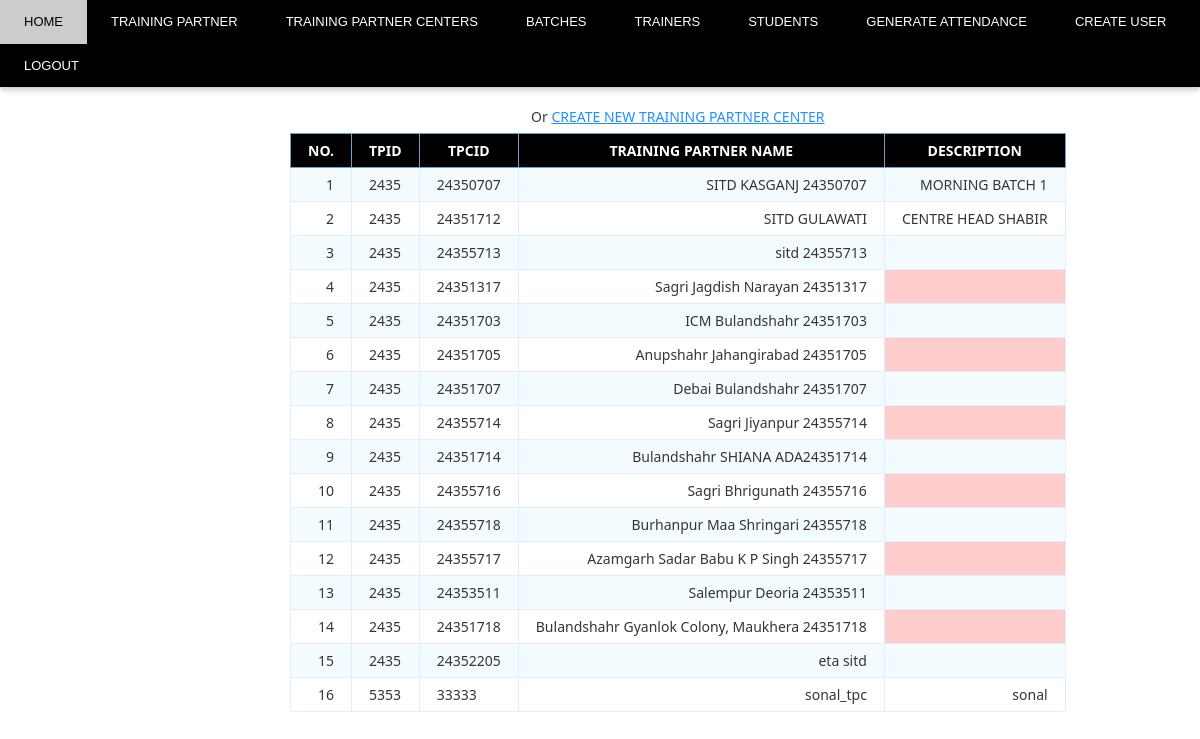
The app's page /TRAINING_PARTNERS_CENTER.php with its own data.
### tables this page shows
CREATE TABLE `tpc` (
  `TPID` int(10) NOT NULL,
  `TPCID` int(30) NOT NULL,
  `TPCName` varchar(300) NOT NULL,
  `Description` text
);

### TRAINING_PARTNERS_CENTER.php (the view, shortened to what this page needs)
<?php
$db_host = 'localhost';
$db_user = 'root';
$db_pass = '';
$db_name = 'attendance';
$conn = mysqli_connect($db_host, $db_user, $db_pass, $db_name);
$sql = "SELECT TPID,TPCID,TPCName,Description from tpc";
$query = mysqli_query($conn, $sql);
?>
<html>
<!DOCTYPE html>
<link rel="stylesheet" href="CSS.css">
</head>
<body>
<div class="w3-top">
<div class="w3-bar w3-black w3-card">
    <a href="LOGIN.php" class="w3-bar-item w3-button w3-padding-large new">HOME</a>
    <a href="TRAINING_PARTNERS.php" class="w3-bar-item w3-button w3-padding-large new w3-hide-small">TRAINING PARTNER</a>
    <a href="TRAINING_PARTNERS_CENTER.php" class="w3-bar-item w3-button w3-padding-large new w3-hide-small">TRAINING PARTNER CENTERS</a>
    <a href="BATCHES.php" class="w3-bar-item w3-button w3-padding-large new w3-hide-small">BATCHES</a>
	<a href="TRAINERS_create.php" class="w3-bar-item w3-button w3-padding-large new w3-hide-small">TRAINERS</a>
	<a href="STUDENT_create.php" class="w3-bar-item w3-button w3-padding-large new w3-hide-small">STUDENTS</a>
	<a href="#contact" class="w3-bar-item w3-button w3-padding-large new w3-hide-small">GENERATE ATTENDANCE</a>
	<a href="USER_create.php" class="w3-bar-item w3-button w3-padding-large new w3-hide-small">CREATE USER</a>
	<a href="#contact" class="w3-bar-item w3-button w3-padding-large new w3-hide-small">LOGOUT</a>
  </div>
</div>
<table class="data-table">
		<caption class="title">Or <a href="TP_center_create.php">CREATE NEW TRAINING PARTNER CENTER</a></caption>
		<thead>
			<tr>
				<th>NO. </th>
				<th>TPID</th>
				<th>TPCID</th>
				<th>Training Partner Name</th>
				<th>Description</th>
			</tr>
		</thead>
		<tbody>
		<?php
		$no 	= 1;
		while ($row = mysqli_fetch_array($query))
		{
			echo '<tr>
					<td>'.$no.'</td>
					<td>'.$row['TPID'].'</td>
					<td>'.$row['TPCID'].'</td>
					<td>'.$row['TPCName'] . '</td>
					<td>'.$row['Description'] . '</td>
				</tr>';
				$no++;
		}?>
		</tbody>
	</table></html>
</body>

### CSS.css (style rules this page uses)
html { box-sizing:border-box }
*,*:before,*:after { box-sizing:inherit }
html { -ms-text-size-adjust:100%;-webkit-text-size-adjust:100% }
body { margin:0 }
a { background-color:transparent;-webkit-text-decoration-skip:objects }
html,body { font-family:Verdana,sans-serif;font-size:15px;line-height:1.5 }
html { overflow-x:hidden }
a { color:inherit }
.w3-btn,.w3-button { border:none;display:inline-block;padding:8px 16px;vertical-align:middle;overflow:hidden;text-decoration:none;color:inherit;background-color:inherit;text-align:center;cursor:pointer;white-space:nowrap }
.w3-btn,.w3-button { -webkit-touch-callout:none;-webkit-user-select:none;-khtml-user-select:none;-moz-user-select:none;-ms-user-select:none;user-select:none }
.w3-bar { width:100%;overflow:hidden }
.w3-bar .w3-bar-item { padding:5px 11px;float:left;width:auto;border:none;display:block;outline:0 }
.w3-bar .w3-button { white-space:normal }
.w3-container:after,.w3-container:before,.w3-panel:after,.w3-panel:before,.w3-row:after,.w3-row:before,.w3-row-padding:after,.w3-row-padding:before, .w3-cell-row:before,.w3-cell-row:after,.w3-clear:after,.w3-clear:before,.w3-bar:before,.w3-bar:after { content:"";display:table;clear:both }
.w3-top,.w3-bottom { position:fixed;width:100%;z-index:1 }
.w3-top { top:0 }
.w3-card,.w3-card-2 { box-shadow:0 2px 5px 0 rgba(0,0,0,0.16),0 2px 10px 0 rgba(0,0,0,0.12) }
.w3-padding-large { padding:12px 24px!important }
.w3-black,.w3-hover-black:hover { color:#fff!important;background-color:#000!important }

### TRAINING_PARTNERS_CENTER.php (style rules this page uses)
.new { font-size:13px; }
body { font-size: 15px; color: #343d44; font-family: "segoe-ui", "open-sans", tahoma, arial; padding: 0; margin: 0; }
table { margin-top:100px; margin-left:290px; font-family: "Lucida Sans Unicode", "Lucida Grande", "Segoe Ui"; font-size: 12px; }
table td { transition: all .5s; }
.data-table { border-collapse: collapse; font-size: 14px; min-width: 537px; }
.data-table th, .data-table td { border: 1px solid #e1edff; padding: 7px 17px; }
.data-table caption { margin: 7px; }
.data-table thead th { background-color: black; color: #FFFFFF; border-color: #6ea1cc !important; text-transform: uppercase; }
.data-table tbody td { color: #353535; }
.data-table tbody td:first-child, .data-table tbody td:nth-child(4), .data-table tbody td:last-child { text-align: right; }
.data-table tbody tr:nth-child(odd) td { background-color: #f4fbff; }
.data-table tbody td:empty { background-color: #ffcccc; }
* { box-sizing: border-box; }
a { color: dodgerblue; }

### records on screen
tpc: TPID "2435", TPCID "24350707", TPCName "SITD KASGANJ 24350707", Description "MORNING BATCH 1"
tpc: TPID "2435", TPCID "24351712", TPCName "SITD GULAWATI", Description "CENTRE HEAD SHABIR"
tpc: TPID "2435", TPCID "24355713", TPCName "sitd 24355713"
tpc: TPID "2435", TPCID "24351317", TPCName "Sagri Jagdish Narayan 24351317"
tpc: TPID "2435", TPCID "24351703", TPCName "ICM Bulandshahr 24351703"
tpc: TPID "2435", TPCID "24351705", TPCName "Anupshahr Jahangirabad 24351705"
tpc: TPID "2435", TPCID "24351707", TPCName "Debai Bulandshahr 24351707"
tpc: TPID "2435", TPCID "24355714", TPCName "Sagri Jiyanpur 24355714"
tpc: TPID "2435", TPCID "24351714", TPCName "Bulandshahr SHIANA ADA24351714"
tpc: TPID "2435", TPCID "24355716", TPCName "Sagri Bhrigunath 24355716"
tpc: TPID "2435", TPCID "24355718", TPCName "Burhanpur Maa Shringari 24355718"
tpc: TPID "2435", TPCID "24355717", TPCName "Azamgarh Sadar Babu K P Singh 24355717"
tpc: TPID "2435", TPCID "24353511", TPCName "Salempur Deoria 24353511"
tpc: TPID "2435", TPCID "24351718", TPCName "Bulandshahr Gyanlok Colony, Maukhera 24351718"
tpc: TPID "2435", TPCID "24352205", TPCName "eta sitd"
tpc: TPID "5353", TPCID "33333", TPCName "sonal_tpc", Description "sonal"
